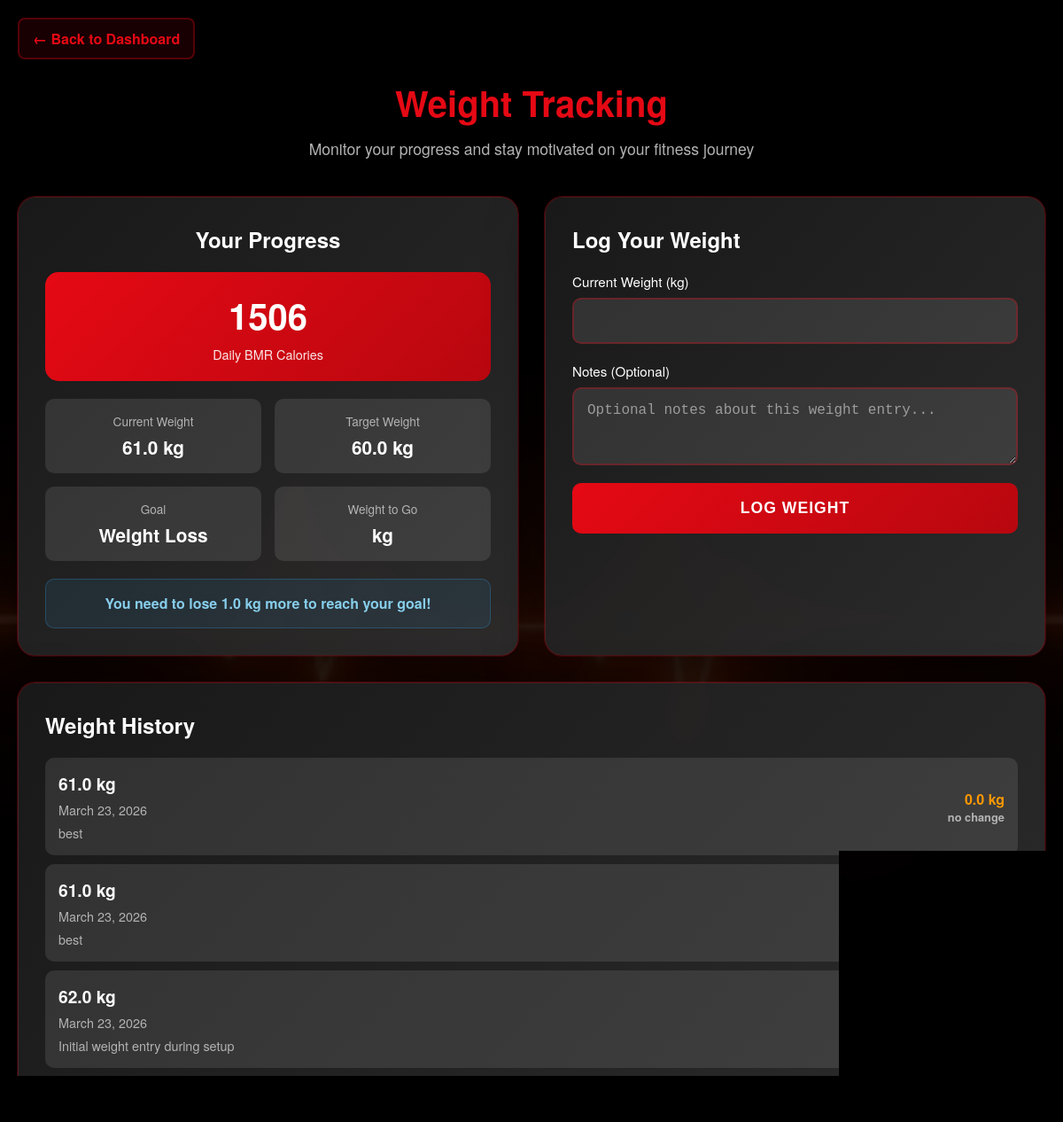
/weight-tracking/ (signed in), run on the app's committed database.
### health/models.py (models this page shows, shortened)
class UserProfile(models.Model):
    GENDER_CHOICES = [
        ('male', 'Male'),
        ('female', 'Female'),
    ]
    GOAL_CHOICES = [
        ('weight_loss', 'Weight Loss'),
        ('weight_gain', 'Weight Gain'),
        ('maintenance', 'Maintenance'),
    ]
    user = models.OneToOneField(User, on_delete=models.CASCADE)
    age = models.IntegerField()
    gender = models.CharField(max_length=10, choices=GENDER_CHOICES)
    height = models.FloatField(help_text="Height in cm")
    current_weight = models.FloatField(help_text="Weight in kg")
    target_weight = models.FloatField(help_text="Target weight in kg")
    goal = models.CharField(max_length=20, choices=GOAL_CHOICES)
    bmr = models.IntegerField(help_text="Basal Metabolic Rate in calories")
    created_at = models.DateTimeField(auto_now_add=True)
    updated_at = models.DateTimeField(auto_now=True)
    def get_weight_difference(self):
        return self.current_weight - self.target_weight
    def get_weight_progress_message(self):
        diff = self.get_weight_difference()
        if self.goal == 'weight_loss':
            if diff > 0:
                return f"You need to lose {abs(diff):.1f} kg more to reach your goal!"
            else:
                return f"Congratulations! You've reached your weight loss goal!"
        elif self.goal == 'weight_gain':
            if diff < 0:
                return f"You need to gain {abs(diff):.1f} kg more to reach your goal!"
            else:
                return f"Congratulations! You've reached your weight gain goal!"
        else:
            return "You're maintaining your current weight well!"

class WeightLog(models.Model):
    user = models.ForeignKey(User, on_delete=models.CASCADE)
    weight = models.FloatField(help_text="Weight in kg")
    date = models.DateField(auto_now_add=True)
    notes = models.TextField(blank=True, help_text="Optional notes about this weight entry")
    class Meta:
        ordering = ['-date', '-id']

### health/views.py (the view)
# urls.py: path('weight-tracking/', views.weight_tracking, name='weight_tracking'),
@login_required
def weight_tracking(request):
    try:
        profile = request.user.userprofile
    except UserProfile.DoesNotExist:
        messages.error(request, "Please complete your profile setup first.")
        return redirect('bmr_setup')
    weight_logs = WeightLog.objects.filter(user=request.user).order_by('-date', '-id')[:10]
    if request.method == 'POST':
        form = WeightLogForm(request.POST)
        if form.is_valid():
            weight_log = form.save(commit=False)
            weight_log.user = request.user
            weight_log.save()
            profile.current_weight = weight_log.weight
            profile.calculate_bmr()
            progress_message = profile.get_weight_progress_message()
            if request.headers.get('X-Requested-With') == 'XMLHttpRequest':
                from django.http import JsonResponse
                return JsonResponse({'status': 'success', 'message': progress_message})
            messages.info(request, progress_message)
            return redirect('weight_tracking')
    else:
        form = WeightLogForm()
    if len(weight_logs) >= 2:
        latest_weight = weight_logs[0].weight
        previous_weight = weight_logs[1].weight
        weight_change = latest_weight - previous_weight
        weight_change_days = (weight_logs[0].date - weight_logs[1].date).days
    else:
        weight_change = 0
        weight_change_days = 0
    context = {
        'profile': profile,
        'weight_logs': weight_logs,
        'form': form,
        'weight_change': weight_change,
        'weight_change_days': weight_change_days,
        'progress_message': profile.get_weight_progress_message(),
    }
    return render(request, 'health/weight_tracking.html', context)

### health/forms.py (shortened to what this page needs)
class WeightLogForm(forms.ModelForm):
    class Meta:
        model = WeightLog
        fields = ['weight', 'notes']
        widgets = {
            'weight': forms.NumberInput(attrs={'class': 'form-control', 'step': '0.1', 'min': '20', 'max': '500'}),
            'notes': forms.Textarea(attrs={'class': 'form-control', 'rows': 3, 'placeholder': 'Optional notes about this weight entry...'}),
        }

### health/templatetags/custom_filters.py (called while the page is built)
@register.filter
def sub(value, arg):
    try:
        return float(value) - float(arg)
    except (ValueError, TypeError):
        return 0

### health/templates/health/weight_tracking.html (shortened to what this page needs)
{% load static %}
{% load custom_filters %}
<div class="weight-container">
    <div class="page-header">
        <div style="display: flex; align-items: center; gap: 20px; margin-bottom: 20px;">
            <a href="{% url 'dashboard' %}" style="
                display: inline-flex;
                align-items: center;
                gap: 8px;
                color: #e50914;
                text-decoration: none;
                font-weight: 600;
                font-size: 1rem;
                padding: 10px 15px;
                border: 2px solid rgba(229, 9, 20, 0.3);
                border-radius: 8px;
                background: rgba(229, 9, 20, 0.1);
                transition: all 0.3s ease;
            "
            onmouseover="this.style.background='rgba(229, 9, 20, 0.2)'; this.style.transform='translateY(-2px)'"
            onmouseout="this.style.background='rgba(229, 9, 20, 0.1)'; this.style.transform='translateY(0)'">
                ← Back to Dashboard
            </a>
        </div>
        <h1>Weight Tracking</h1>
        <p>Monitor your progress and stay motivated on your fitness journey</p>
    </div>
    <div class="content-grid">
        <div class="card progress-card">
            <h2>Your Progress</h2>
            <div class="bmr-display">
                <div class="bmr-value">{{ profile.bmr }}</div>
                <div class="bmr-label">Daily BMR Calories</div>
            </div>
            <div class="stats-grid">
                <div class="stat-item">
                    <div class="stat-label">Current Weight</div>
                    <div class="stat-value">{{ profile.current_weight }} kg</div>
                </div>
                <div class="stat-item">
                    <div class="stat-label">Target Weight</div>
                    <div class="stat-value">{{ profile.target_weight }} kg</div>
                </div>
                <div class="stat-item">
                    <div class="stat-label">Goal</div>
                    <div class="stat-value">{{ profile.get_goal_display }}</div>
                </div>
                <div class="stat-item">
                    <div class="stat-label">Weight to Go</div>
                    <div class="stat-value">{{ weight_diff|floatformat:1 }} kg</div>
                </div>
            </div>
            <div class="progress-message">
                <p><strong>{{ progress_message }}</strong></p>
            </div>
        </div>
        <div class="card form-card">
            <h2>Log Your Weight</h2>
            <form method="post">
                <div class="form-group">
                    <label for="{{ form.weight.id_for_label }}">Current Weight (kg)</label>
                    {{ form.weight }}
                </div>
                <div class="form-group">
                    <label for="{{ form.notes.id_for_label }}">Notes (Optional)</label>
                    {{ form.notes }}
                </div>
                <button type="submit" class="submit-btn">Log Weight</button>
            </form>
        </div>
    </div>
    <div class="weight-history">
        <h2>Weight History</h2>
        {% if weight_logs %}
            <ul class="weight-list">
                {% for log in weight_logs %}
                    <li class="weight-item">
                        <div class="weight-info">
                            <div class="weight-value">{{ log.weight }} kg</div>
                            <div class="weight-date">{{ log.date|date:"F j, Y" }}</div>
                            {% if log.notes %}
                                <div class="weight-notes" style="color: #b3b3b3; font-size: 0.9rem; margin-top: 5px;">{{ log.notes }}</div>
                            {% endif %}
                        </div>
                        {% if not forloop.last %}
                            {% with next_log=weight_logs|slice:forloop.counter|first %}
                                {% if next_log %}
                                    {% with change=log.weight|sub:next_log.weight %}
                                        <div class="weight-change {% if change > 0 %}positive{% elif change < 0 %}negative{% else %}neutral{% endif %}">
                                            {% if change > 0 %}+{% elif change < 0 %}{% endif %}{{ change|floatformat:1 }} kg
                                            <div style="font-size: 0.8rem; color: #b3b3b3;">
                                                {% if change > 0 %}gain{% elif change < 0 %}loss{% else %}no change{% endif %}
                                            </div>
                                        </div>
                                    {% endwith %}
                                {% endif %}
                            {% endwith %}
                        {% endif %}
                    </li>
                {% endfor %}
            </ul>
        {% else %}
            <div class="no-weights">
                <p>No weight logs yet. Start tracking your progress above!</p>
            </div>
        {% endif %}
    </div>
</div>

### data on the page
UserProfile: bmr "1506", current_weight "61.0", target_weight "60.0", goal "Weight Loss"
WeightLog: weight "61.0", date "March 23, 2026", notes "best", value "0.0", shows "no change"
WeightLog: weight "61.0", date "March 23, 2026", notes "best"
WeightLog: weight "62.0", date "March 23, 2026", notes "Initial weight entry during setup"

### other printed values
{{ progress_message }} "You need to lose 1.0 kg more to reach your goal!"
